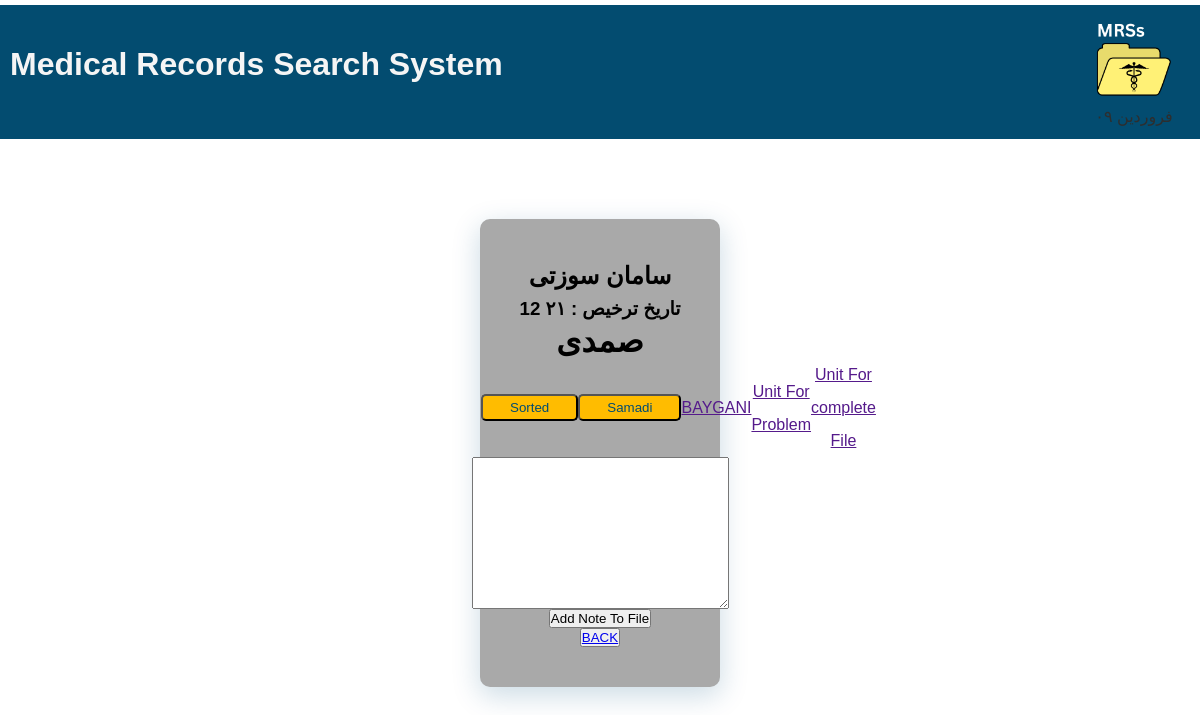
Page /pages/fileSingle.php?id=19 on the earlier database version.
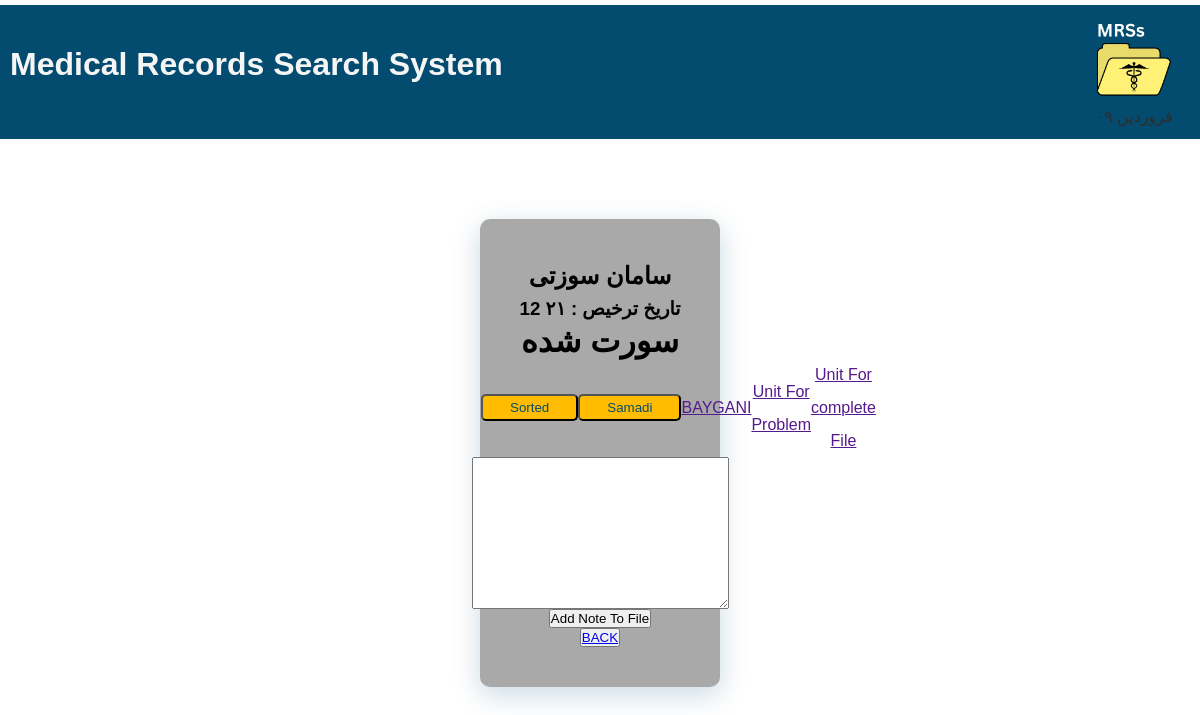
Same page on the later database version.
### tables this page shows
CREATE TABLE "files" (
	"id"	INTEGER,
	"name"	TEXT,
	"discharge_day"	INTEGER,
	"discharge_mouth"	INTEGER,
	"note"	TEXT,
	"status"	INTEGER,
	"unit"	INTEGER,
	PRIMARY KEY("id" AUTOINCREMENT)
);

### pages/fileSingle.php (the view)
<?php
include "./../body/head.php";
include "./../DB/dataBase.php";
$id = $_GET['id'];
$query2 = "select * from files where id='$id'";
$stm2 = $con->prepare($query2);
$stm2->execute();
$data =  $stm2->fetchAll(PDO::FETCH_ASSOC);
?>
<body>
<?php include "./../body/header.php";
foreach($data as $dt)
{?>
    <div style="    margin-top: 5rem;
    text-align: -webkit-center;
    box-shadow: 0px 8px 28px 1px rgba(0, 78, 123, 0.2);
    background: darkgray;
    display: flex;
    flex-direction: column;
    justify-content: center;
    margin: 5rem 30rem;
    padding: 40px 1px;
    align-items: center;
    line-height: 33px;
    border-radius: 10px;">
    <h2><?= $dt['name']; ?></h2>
    <h3>تاریخ ترخیص : <?= $dt['discharge_day']?> <?= $dt['discharge_mouth']?></h3>
    <h1><?php
    if($dt['status'] == "0")
    {echo "بررسی نشده";}
    elseif($dt['status'] == "1")
    {echo "سورت شده";}
    elseif($dt['status'] == "2")
    {echo "صمدی";}
     ?></h1>
    <div style="display: flex;justify-content: space-between; align-items: center; width: 100%;">
    <button type="button" style="background: #ffbc00;
             padding: 4px 27px;
             border-radius: 5px;"><a style="text-decoration: none;color: #034c70;" href="./fileStatus.php?st=1&id=<?= $dt['id'];?>">Sorted</a></button>
       <button type="button" style="background: #ffbc00;
             padding: 4px 27px;
             border-radius: 5px;"><a style="text-decoration: none;color: #034c70;" href="./fileStatus.php?st=2&id=<?= $dt['id'];?>">Samadi</a></button>
       <a href="">BAYGANI</a>
       <a href="">Unit For Problem</a>
       <a href="">Unit For complete File</a>
    </div>
    <div>
        <textarea name="" id="" cols="30" rows="10"></textarea>
        <button>Add Note To File</button>
    </div>
    <button><a href="./index.php">BACK</a></button>
</div>
<?php } ?>
</body>

Differences in the rows shown:
changed files "سامان سوزتی": status "صمدی" → "سورت شده"
